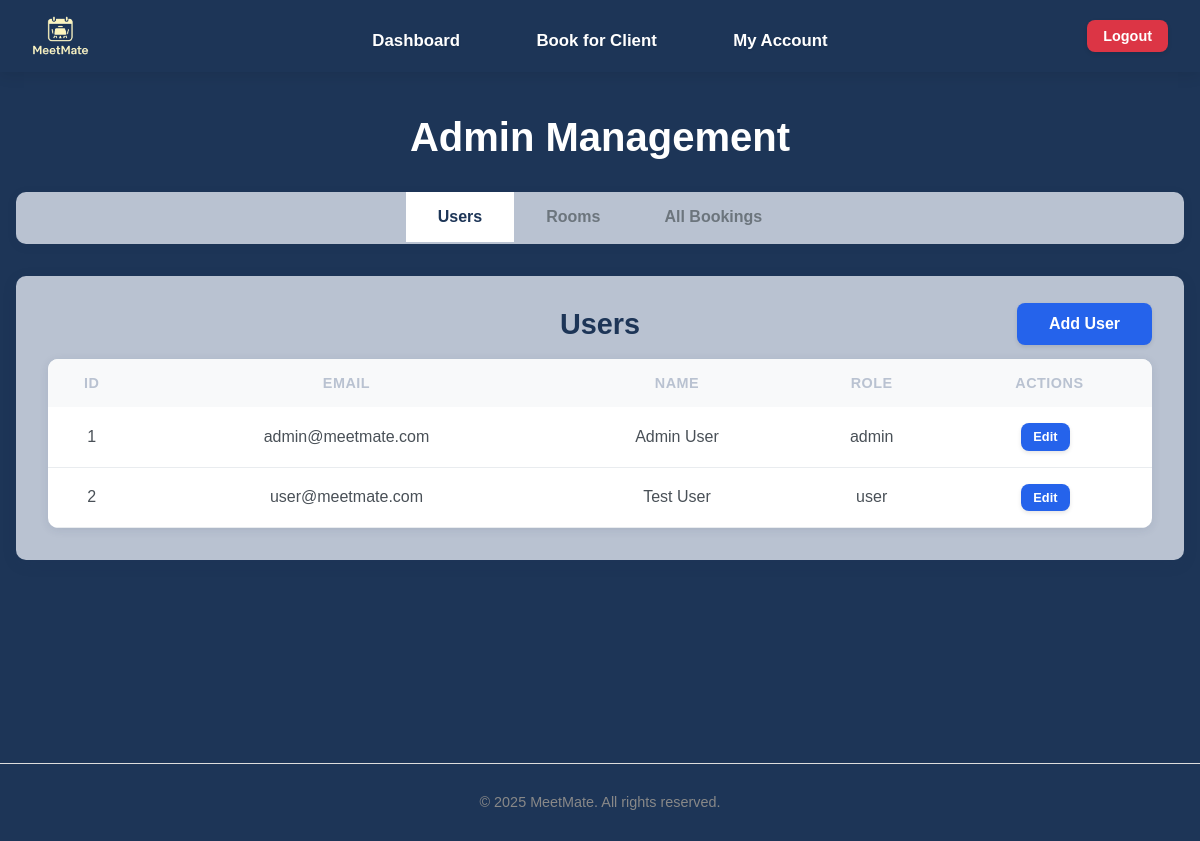
Page /admin (signed in) on the earlier database version.
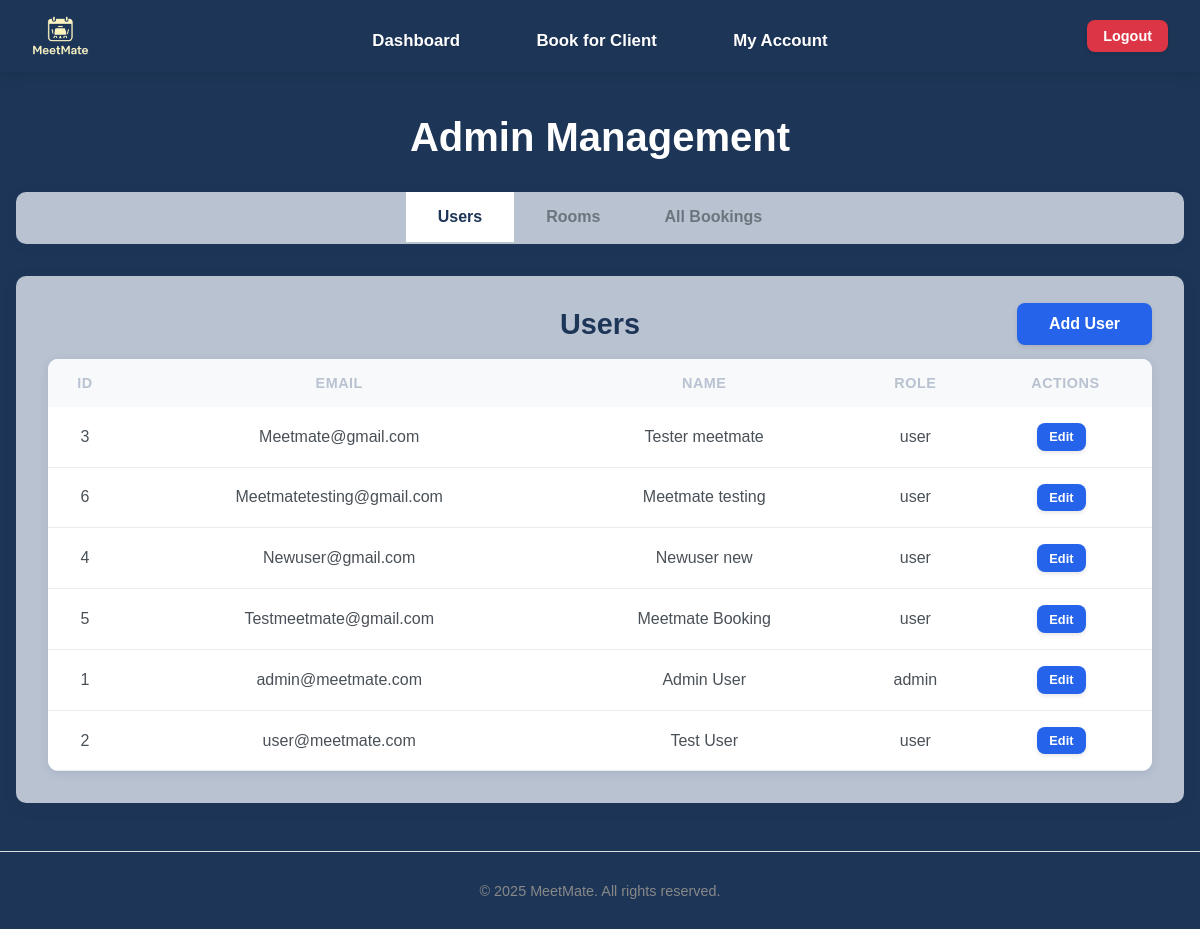
Same page on the later database version.
### tables this page shows
CREATE TABLE users (
                id INTEGER PRIMARY KEY AUTOINCREMENT,
                username TEXT NOT NULL UNIQUE,
                email TEXT NOT NULL UNIQUE,
                password TEXT NOT NULL,
                firstname TEXT,
                lastname TEXT,
                dob TEXT,
                address TEXT,
                role TEXT DEFAULT 'user'
            );

### app.py (the view)
@app.route('/admin')
@login_required
@admin_required
def admin():
    connection = get_database_connection()
    cursor = connection.cursor()
    cursor.execute("SELECT * FROM users ORDER BY username")
    users = [dict(row) for row in cursor.fetchall()]
    cursor.execute("SELECT * FROM rooms ORDER BY name")
    rooms = [dict(row) for row in cursor.fetchall()]
    now = datetime.now()
    current_date = now.date()
    current_time = now.time()
    from datetime import date
    today = date.today().strftime('%Y-%m-%d')
    cursor.execute('''
        SELECT
            b.id,
            b.date,
            b.time_start,
            b.time_end,
            b.notes,
            u.username,
            r.name as room_name,
            admin.username as admin_name
        FROM bookings b
        JOIN users u ON b.user_id = u.id
        JOIN rooms r ON b.room_id = r.id
        LEFT JOIN users admin ON b.booking_admin_id = admin.id
        WHERE b.date = ?
        ORDER BY b.time_start
    ''', (today,))
    today_bookings = []
    for row in cursor.fetchall():
        booking = dict(row)
        if booking['admin_name']:
            booking['booked_by'] = f"Admin: {booking['admin_name']}"
        else:
            booking['booked_by'] = "Self"
        booking_date = date.fromisoformat(booking['date'])
        booking_start_time = time.fromisoformat(booking['time_start'] + ':00' if len(booking['time_start']) == 5 else booking['time_start'])
        if booking_date == current_date:
            booking['can_cancel'] = current_time < booking_start_time
            booking['status'] = 'Complete' if current_time >= booking_start_time else None
        else:
            booking['can_cancel'] = True
            booking['status'] = None
        today_bookings.append(booking)
    cursor.execute('''
        SELECT
            b.id,
            b.date,
            b.time_start,
            b.time_end,
            b.notes,
            u.username,
            r.name as room_name,
            admin.username as admin_name
        FROM bookings b
        JOIN users u ON b.user_id = u.id
        JOIN rooms r ON b.room_id = r.id        LEFT JOIN users admin ON b.booking_admin_id = admin.id
        ORDER BY b.date, b.time_start
    ''')
    all_bookings = []
    for row in cursor.fetchall():
        booking = dict(row)
        if booking['admin_name']:
            booking['booked_by'] = "Admin"
        else:
            booking['booked_by'] = "Self"
        booking_date = date.fromisoformat(booking['date'])
        booking_start_time = time.fromisoformat(booking['time_start'] + ':00' if len(booking['time_start']) == 5 else booking['time_start'])
        if booking_date > current_date:
            booking['can_cancel'] = True
            booking['status'] = None
        elif booking_date == current_date:
            booking['can_cancel'] = current_time < booking_start_time
            booking['status'] = 'Complete' if current_time >= booking_start_time else None
        else:
            booking['can_cancel'] = False
            booking['status'] = 'Complete'
        all_bookings.append(booking)
    connection.close()
    return render_template('admin.html', users=users, rooms=rooms, bookings=all_bookings, today_bookings=today_bookings, today_date=today)

### app.py (called while the page is built)
def get_database_path():
    app_directory = app.root_path
    instance_directory = os.path.join(app_directory, 'instance')
    os.makedirs(instance_directory, exist_ok=True)
    database_path = os.path.join(instance_directory, 'meetmate.db')
    return database_path

def get_database_connection():
    db_path = get_database_path()
    connection = sqlite3.connect(db_path)
    connection.row_factory = sqlite3.Row
    return connection

def get_user_by_id(user_id):
    connection = get_database_connection()
    cursor = connection.cursor()
    cursor.execute("SELECT * FROM users WHERE id = ?", (user_id,))
    user = cursor.fetchone()
    connection.close()
    if user:
        return dict(user)
    return None

def login_required(f):
    @wraps(f)
    def decorated_function(*args, **kwargs):
        if 'user_id' not in session:
            flash('Please login to access this page', 'error')
            return redirect(url_for('login'))
        user = get_user_by_id(session['user_id'])
        if not user:
            session.clear()
            flash('Your account is no longer valid. Please login again.', 'warning')
            return redirect(url_for('login'))
        return f(*args, **kwargs)
    return decorated_function

def admin_required(f):
    @wraps(f)
    def decorated_function(*args, **kwargs):
        if 'user_id' not in session or session.get('role') != 'admin':
            flash('Admin access required for this page', 'error')
            return redirect(url_for('dashboard'))
        user=get_user_by_id(session['user_id'])
        if not user or user['role'] != 'admin':
            session.clear()
            flash('Admin session expired. Please login again.', 'warning')
            return redirect(url_for('login'))
        return f(*args, **kwargs)
    return decorated_function

### templates/admin.html (shortened to what this page needs)
{% extends "base.html" %}
{% block content %}
<div class="admin-dashboard">
    <h1>Admin Management</h1>
    <div class="admin-tabs">
        <button class="tab-btn active" data-tab="users-tab">Users</button>
        <button class="tab-btn" data-tab="rooms-tab">Rooms</button>
        <button class="tab-btn" data-tab="bookings-tab">All Bookings</button>
    </div>
    <div class="tab-content">
        <div id="users-tab" class="tab-pane active">
            <div class="section-header">
                <h2>Users</h2>
                <button class="btn btn-primary" id="add-user-btn">Add User</button>
            </div>
            <div class="table-responsive">
                <table class="admin-table">                    <thead>
                        <tr>
                            <th>ID</th>
                            <th>Email</th>
                            <th>Name</th>
                            <th>Role</th>
                            <th>Actions</th>
                        </tr>
                    </thead>
                    <tbody>
                        {% for user in users %}                            <tr>
                                <td>{{ user.id }}</td>
                                <td>{{ user.email }}</td>
                                <td>{{ user.firstname }} {{ user.lastname }}</td>
                                <td>{{ user.role }}</td>
                                <td>
                                    <button class="btn btn-sm btn-primary edit-user-btn"
                                            data-id="{{ user.id }}"
                                            data-username="{{ user.username }}"
                                            data-email="{{ user.email }}"
                                            data-firstname="{{ user.firstname }}"
                                            data-lastname="{{ user.lastname }}"
                                            data-dob="{{ user.dob }}"
                                            data-address="{{ user.address }}"
                                            data-role="{{ user.role }}">
                                        Edit
                                    </button>
                                </td>
                            </tr>
                        {% endfor %}
                    </tbody>
                </table>
            </div>
        </div>
    </div>
</div>
{% endblock %}

### templates/base.html (shortened to what this page needs)
<!DOCTYPE html>
<html>
    <head>
        <link rel="stylesheet" type="text/css" href="{{ url_for('static', filename='css/style.css')}}" />
        <link rel="stylesheet" href="https://cdnjs.cloudflare.com/ajax/libs/font-awesome/6.0.0/css/all.min.css">
        <link rel="icon" type="image/png" href="{{ url_for('static', filename='images/favicon.png') }}">    </head>
    <body{% if request.endpoint == 'index' %} class="home-page-body"{% endif %}>        <header>            <div class="header-content">
                <div class="logo">
                    <a href="{{ url_for('index') }}">
                        <img src="{{ url_for('static', filename='images/meetmate-logo.png') }}" alt="MeetMate" class="logo-img">
                    </a>
                </div><nav>                    <ul>                        {% if session.user_id %}                            {% if session.role == 'admin' %}
                                <li><a href="{{ url_for('dashboard') }}">Dashboard</a></li>
                                <li><a href="{{ url_for('admin_book') }}">Book for Client</a></li>
                                <li><a href="{{ url_for('admin') }}">My Account</a></li>
                            {% endif %}
                        {% else %}
                            <li><a href="{{ url_for('about') }}">Contact us</a></li>
                        {% endif %}
                    </ul>                </nav>
                {% if session.user_id %}
                <div class="user-menu">
                    <a href="{{ url_for('logout') }}" class="btn btn-logout">Logout</a>
                </div>
                {% endif %}
            </div>
        </header>
        <div class="container">
            {% block content %}{% endblock %}
        </div>
        <footer>
            <p>&copy; 2025 MeetMate. All rights reserved.</p>
        </footer>
    </body>
</html>

### static/css/style.css (style rules this page uses)
body { font-family: Arial, sans-serif; color: #333; background-color: #1d3557; margin: 0; padding: 0; }
h1, h2, h3, h4, h5, h6 { margin-bottom: 1rem; font-weight: bold; }
a { text-decoration: none; color: #2563eb; }
.container { max-width: 1200px; margin: 0 auto; padding: 1rem; min-height: 500px; }
header { background-color: transparent; box-shadow: 0 2px 15px rgba(0, 0, 0, 0.10); padding: 1rem 2rem; position: sticky; top: 0; z-index: 100; }
header .header-content { display: flex; align-items: center; position: relative; }
.logo { flex: 0 0 auto; }
.logo a { display: inline-block; }
.logo-img { height: 40px; width: auto; object-fit: contain; vertical-align: middle; }
nav { position: absolute; left: 50%; transform: translateX(-50%); text-align: center; }
nav ul { list-style: none; padding: 0; margin: 10px 0 0 0; text-align: center; }
nav ul li { display: inline-block; margin: 0 1rem; }
nav ul li a { color: #ffffff; padding: 0.75rem 1.25rem; display: block; font-weight: 600; font-size: 1.05rem; border-radius: 8px; transition: all 0.3s ease; text-shadow: 0 1px 2px rgba(0, 0, 0, 0.1); }
footer { text-align: center; padding: 1rem; background-color: transparent; border-top: 1px solid #ddd; color: #888; font-size: 0.9rem; margin-top: 2rem; }
.btn { display: inline-block; padding: 0.75rem 1.5rem; border: none; border-radius: 8px; cursor: pointer; font-size: 1rem; font-weight: 600; text-decoration: none; text-align: center; transition: all 0.3s ease; box-shadow: 0 2px 4px rgba(0, 0, 0, 0.1); }
.btn-primary { background-color: #2563eb; color: white; padding: 0.75rem 2rem; border-radius: 8px; font-weight: 600; border: none; cursor: pointer; text-decoration: none; display: inline-block; font-size: 1rem; transition: all 0.3s ease; }
.btn-sm { padding: 0.5rem 1rem; font-size: 0.875rem; }
.admin-dashboard { padding: 0rem 0; background-color: #1d3557; min-height: calc(100vh - 200px); }
.admin-dashboard h1 { color: white; font-size: 2.5rem; font-weight: 700; margin-bottom: 2rem; text-align: center; }
.admin-tabs { margin-bottom: 2rem; border-bottom: 2px solid #b9c2d1; background-color: #b9c2d1; border-radius: 10px; overflow: hidden; box-shadow: 0 2px 10px rgba(29, 53, 87, 0.1); display: flex; justify-content: center; }
.tab-btn { background: #b9c2d1; border: none; padding: 1rem 2rem; cursor: pointer; font-size: 1rem; font-weight: 600; color: #6c757d; transition: all 0.3s ease; }
.tab-btn.active { color: #1d3557; background-color: white; border-bottom-color: #2563eb; }
.tab-content { background-color: #b9c2d1; border-radius: 10px; box-shadow: 0 4px 15px rgba(29, 53, 87, 0.1); overflow: hidden; }
.tab-pane { display: none; padding: 2rem; }
.tab-pane.active { display: block; }
.section-header { margin-bottom: 1rem; border-bottom: 2px solid #b9c2d1; position: relative; display: flex; align-items: center; justify-content: center; }
.section-header h2 { color: #1d3557; margin: 0; font-size: 1.8rem; font-weight: 600; flex: 1; text-align: center; }
.section-header .btn { position: absolute; right: 0; top: 50%; transform: translateY(-50%); }
.table-responsive { overflow-x: auto; border-radius: 10px; box-shadow: 0 2px 10px rgba(29, 53, 87, 0.1); }
.admin-table { width: 100%; border-collapse: collapse; background-color: white; }
.admin-table th { color: #b9c2d1; padding: 1rem 0.75rem; text-align: center; font-weight: 600; font-size: 0.9rem; text-transform: uppercase; letter-spacing: 0.5px; }
.admin-table td { padding: 1rem 0.75rem; text-align: center; border-bottom: 1px solid #e9ecef; color: #495057; vertical-align: middle; }
.admin-table th { background-color: #f8f9fa; font-weight: bold; }
.admin-table .btn { padding: 0.5rem 1rem; border-radius: 8px; font-size: 0.85rem; font-weight: 600; border: none; cursor: pointer; text-decoration: none; display: inline-block; margin-right: 0.5rem; transition: all 0.3s ease; box-shadow: 0 2px 4px rgba(0, 0, 0, 0.1); }
.admin-table .btn-primary { background-color: #2563eb; color: white; }
.admin-table .btn-sm { padding: 0.4rem 0.8rem; font-size: 0.8rem; }
.user-menu { margin-left: auto; }
.btn-logout { background-color: #dc3545; color: white; border: none; padding: 0.5rem 1rem; border-radius: 8px; text-decoration: none; font-weight: 600; font-size: 0.9rem; transition: all 0.3s ease; box-shadow: 0 2px 4px rgba(0, 0, 0, 0.1); }

Differences in the rows shown:
added users: id "3", email "Meetmate@gmail.com", firstname "Tester", lastname "meetmate", role "user"
added users: id "6", email "Meetmatetesting@gmail.com", firstname "Meetmate", lastname "testing", role "user"
added users: id "4", email "Newuser@gmail.com", firstname "Newuser", lastname "new", role "user"
added users: id "5", email "Testmeetmate@gmail.com", firstname "Meetmate", lastname "Booking", role "user"
